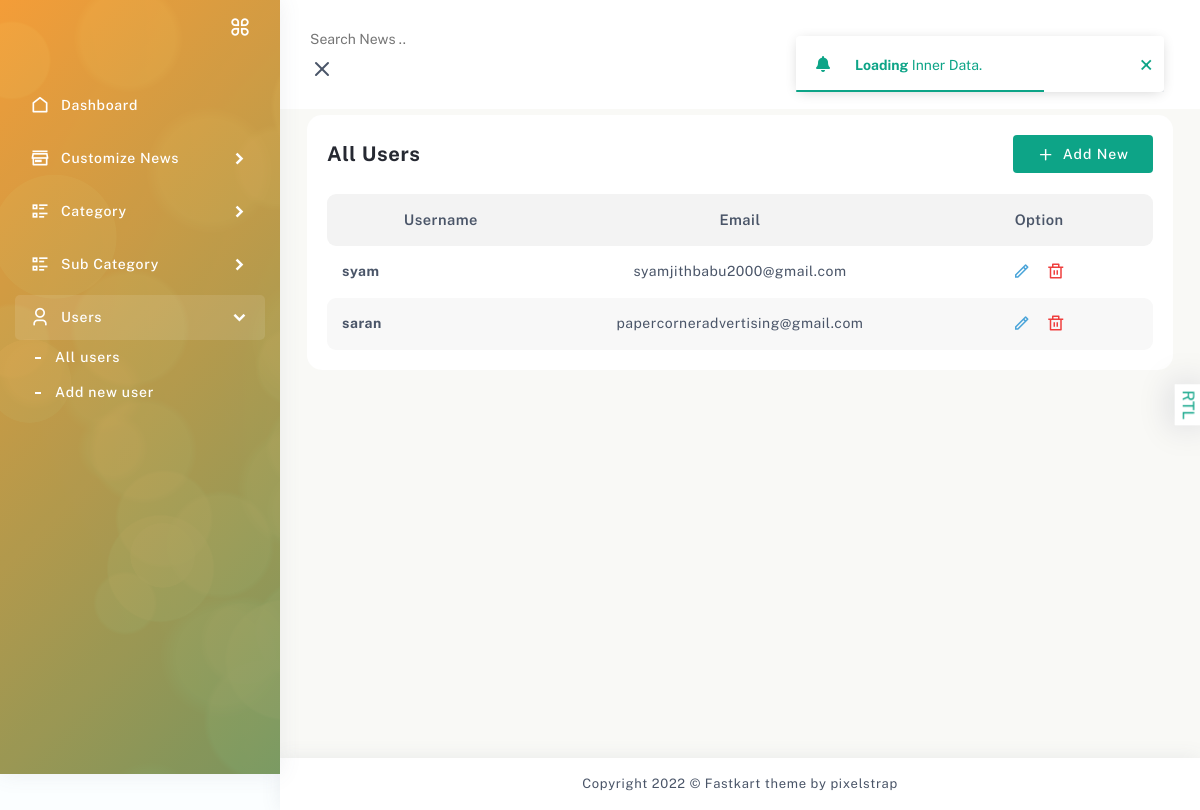
/adminapp/users/, run on an earlier commit of the app's database.
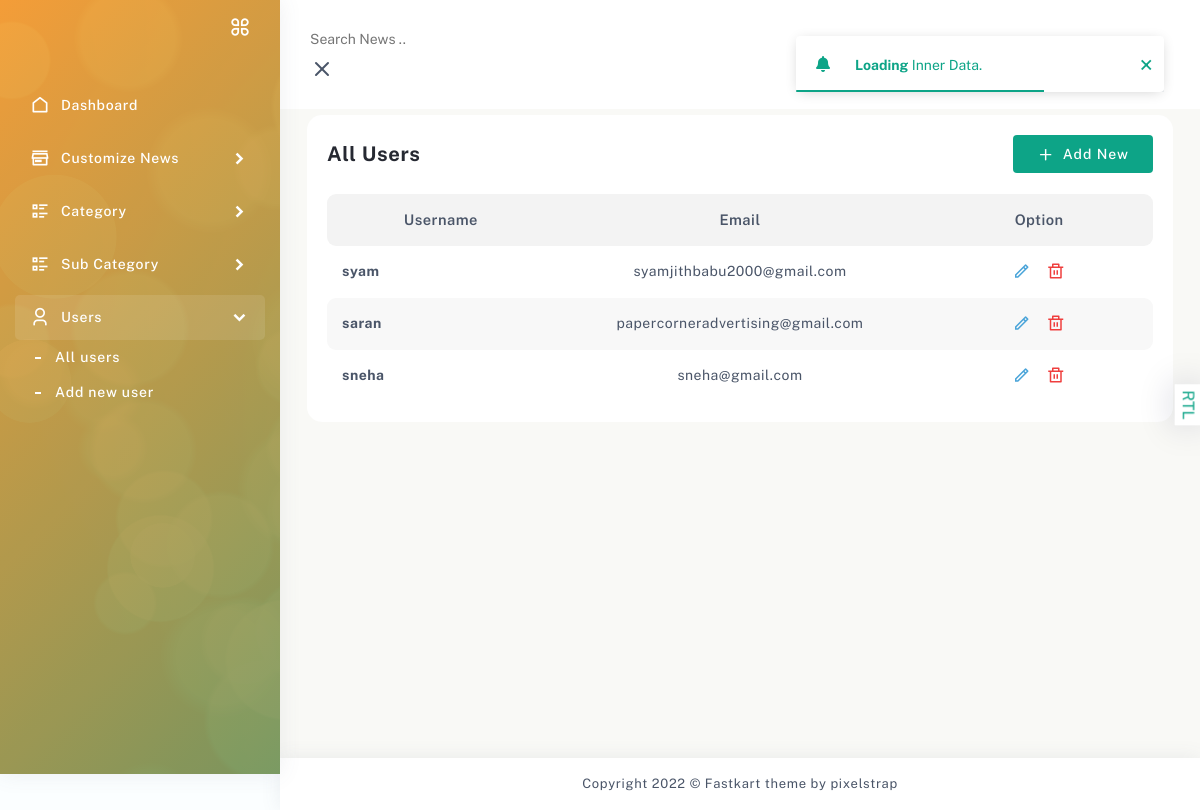
And on a later commit of the database.
### web/models.py (models this page shows)
class CustomUser(AbstractBaseUser, PermissionsMixin):
    username = models.CharField(max_length=15, unique=True)
    email = models.EmailField(unique=True)
    is_active = models.BooleanField(default=True)
    is_staff = models.BooleanField(default=False)
    is_superuser = models.BooleanField(default=False)
    objects = CustomUserManager()
    USERNAME_FIELD = 'username'
    REQUIRED_FIELDS = ['email']
    def __str__(self):
        return self.username

### adminapp/views.py (the view)
# urls.py: path('users/',views.users,name="users"),
def users(request):
    users = CustomUser.objects.filter().exclude(username='admin')
    print(users)
    context = {
        'users' : users
    }
    return render(request,'adminapp/users.html',context)

### templates/adminapp/users.html
{% extends 'adminapp/partials/base.html' %}
{% load static %}
{% block content %}
    <div class="page-body">
        <div class="container-fluid">
            <div class="row">
                <div class="col-sm-12">
                    <div class="card card-table">
                        <div class="card-body">
                            <div class="title-header option-title">
                                <h5>All Users</h5>
                                <form class="d-inline-flex">
                                    <a href="{% url 'adminapp:add_user' %}" class="align-items-center btn btn-theme d-flex">
                                        <i data-feather="plus"></i>Add New
                                    </a>
                                </form>
                            </div>
                            <div class="table-responsive table-product">
                                <table class="table all-package theme-table" id="table_id">
                                    <thead>
                                        <tr>
                                            <th>Username</th>
                                            <th>Email</th>
                                            <th>Option</th>
                                        </tr>
                                    </thead>
                                    <tbody>
                                        {% for user in users %}
                                        <tr>
                                            <td>
                                                <div class="user-name">
                                                    <span>{{user.username}}</span>
                                                </div>
                                            </td>
                                            <td>{{user.email}}</td>
                                            <td>
                                                <ul>
                                                    <li>
                                                        <a href="{% url 'adminapp:edit_user' user.id %}">
                                                            <i class="ri-pencil-line"></i>
                                                        </a>
                                                    </li>
                                                    <li>
                                                        <a href="{% url 'adminapp:delete_user' user.id %}">
                                                            <i class="ri-delete-bin-line"></i>
                                                        </a>
                                                    </li>
                                                </ul>
                                            </td>
                                        </tr>
                                        {% endfor %}
                                    </tbody>
                                </table>
                            </div>
                        </div>
                    </div>
                </div>
            </div>
        </div>
        <div class="container-fluid">
            <footer class="footer">
                <div class="row">
                    <div class="col-md-12 footer-copyright text-center">
                        <p class="mb-0">Copyright 2022 © Fastkart theme by pixelstrap</p>
                    </div>
                </div>
            </footer>
        </div>
    </div>
</div>
{% endblock %}

What changed in the data, as far as the page shows it:
added CustomUser: username "sneha", email "sneha@gmail.com"
